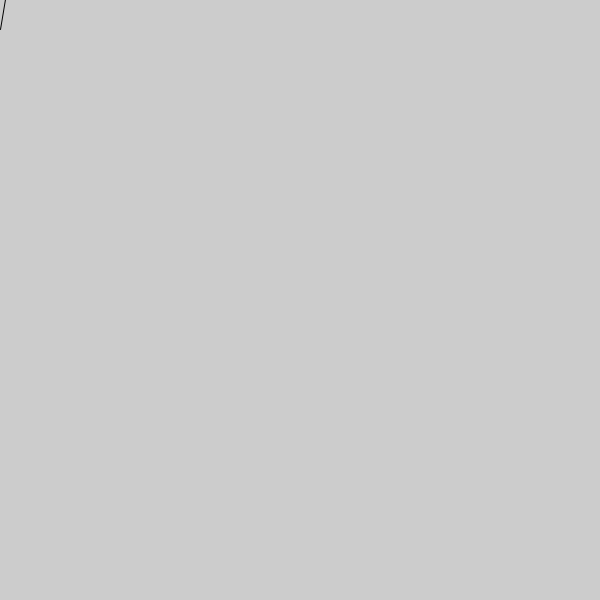
Frame 1 (no input)
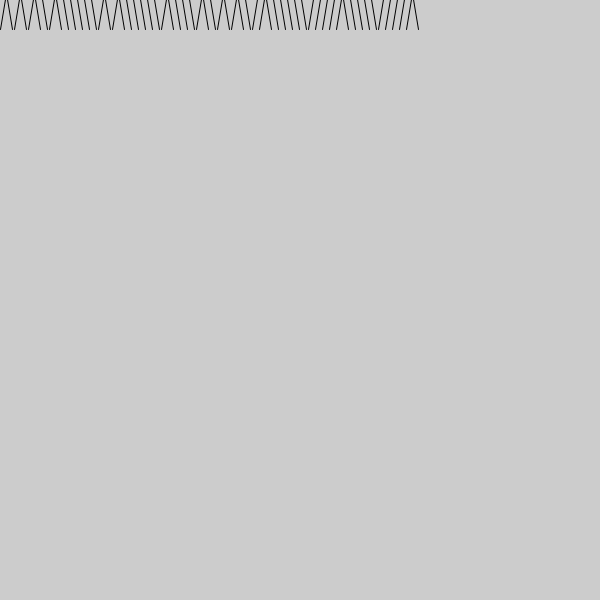
Frame 60 (the mouse pressed at the canvas centre just before this capture)
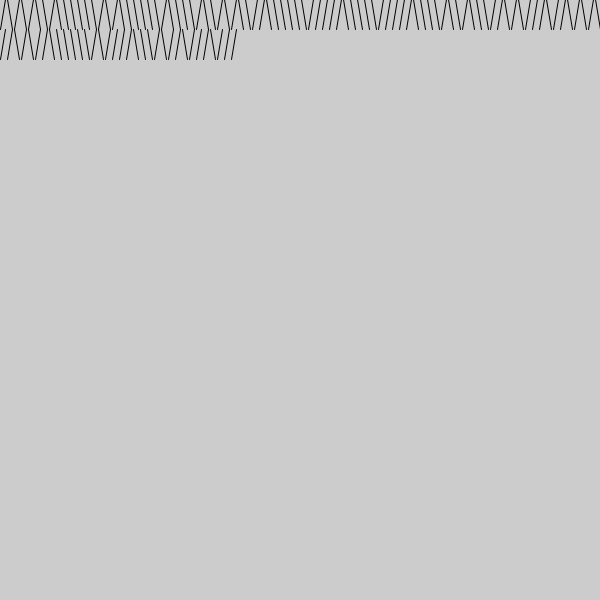
Frame 120 (the mouse held since frame 60 and released just before this capture)

The Processing sketch that drew these frames (run headless with seeded random() and noise(); from frame 60 on, the mouse is pressed at the canvas centre):

// Processing sketch: week5_10PRINT
// ── week5_10PRINT.pde
int c, x=0;
int y=-1;

void setup() {
    size(600,600);
    frameRate(20);
  
}
void draw() {
    //stroke(random(0,255));
    c=int(random(2))*5;
    line(x+c, y, x+5-c, y+30);
    x+=7;
    if (x>595) {
        x=0;
        y+=30;
    }
    if (y>595) {
      y=94;
      background(204);

    }
}
